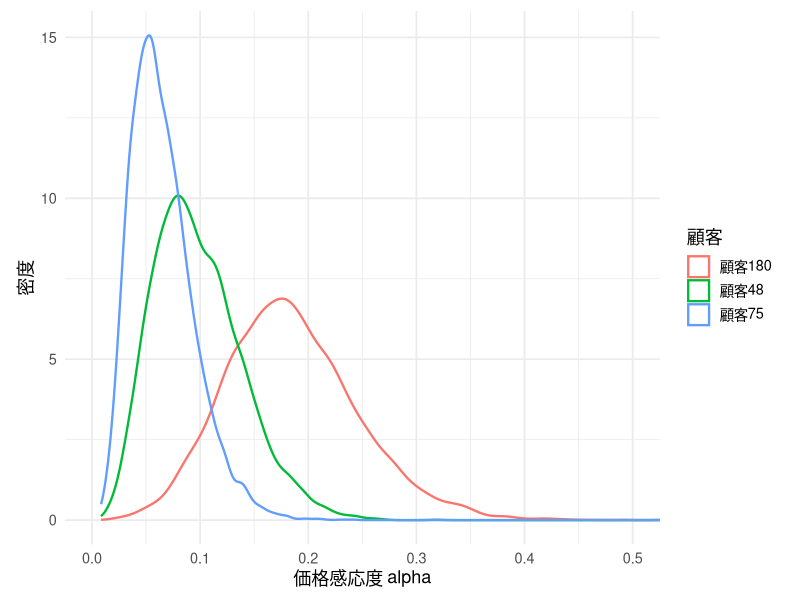
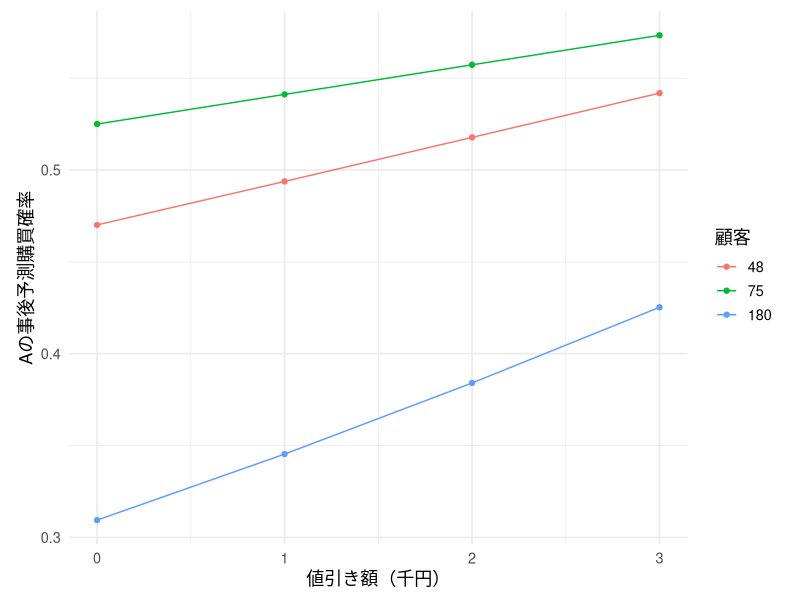
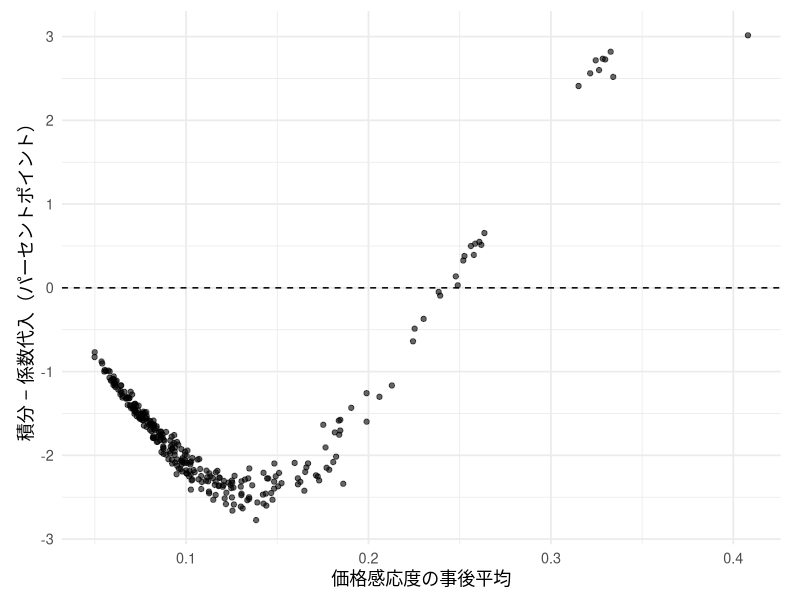
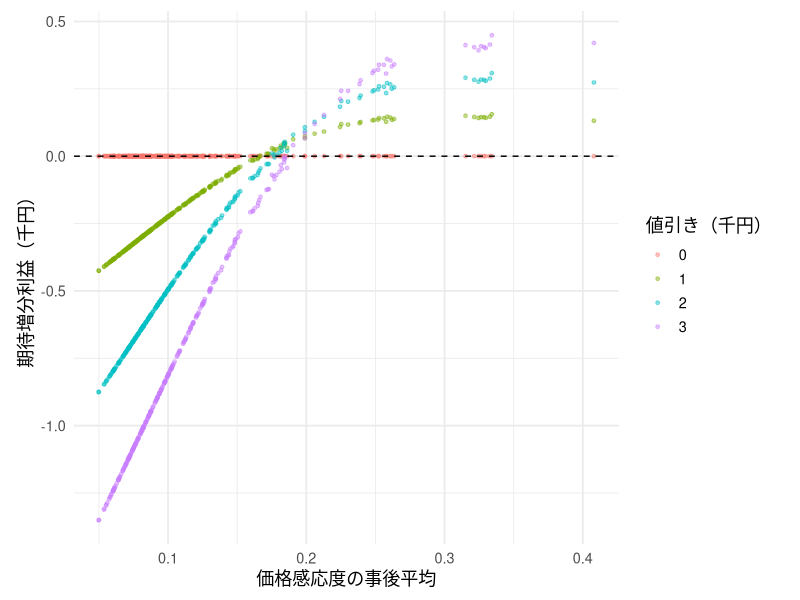
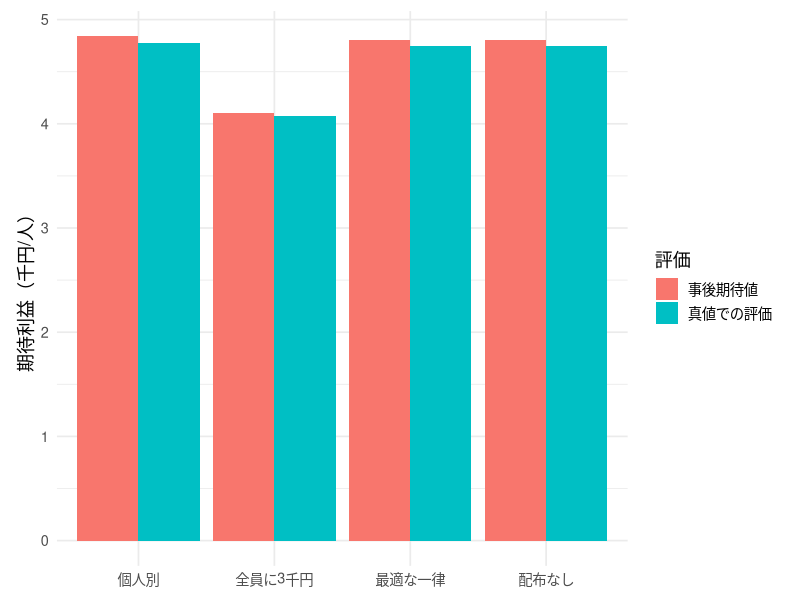
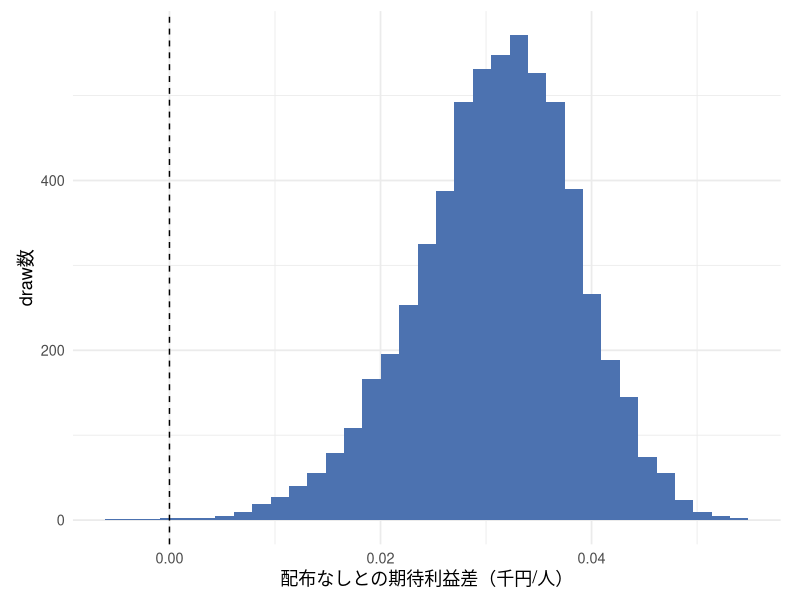
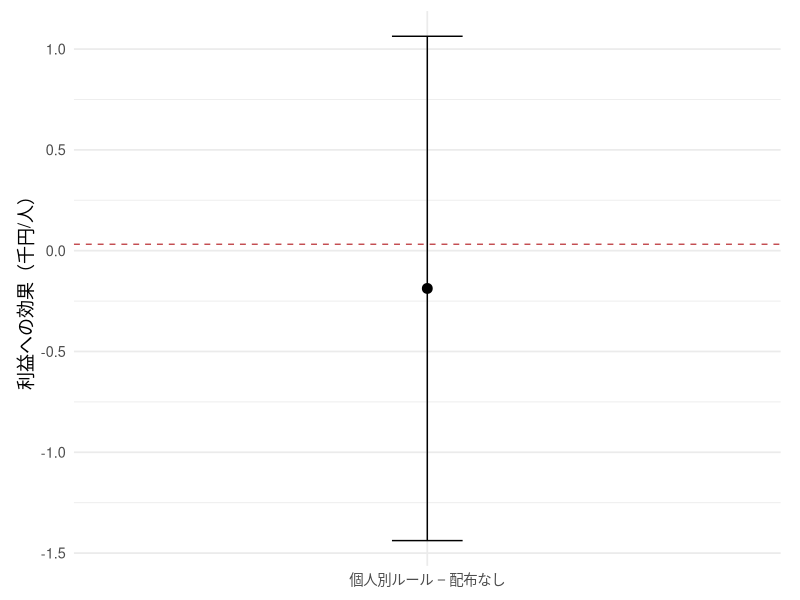

Reproduce these figures in R, in order.
## ---- chunk 1
#| include: false
library(ggplot2)
library(dplyr)
library(tidyr)
library(knitr)

set.seed(202610)

theme_lecture <- function() {
  fam <- if (Sys.info()[["sysname"]] == "Darwin") "Hiragino Sans" else ""
  theme_minimal(base_size = 13, base_family = fam) +
    theme(plot.margin = margin(8, 14, 8, 14))
}
theme_set(theme_lecture())
knitr::opts_chunk$set(fig.align = "center", dpi = 144)
options(scipen = 8)
## ---- chunk 2
# === CBC_DGP ===
choice_prob <- function(quality, price, alpha) {
  v <- quality - price * alpha
  vmax <- pmax(0, v[, 1], v[, 2])
  ev <- exp(v - vmax)
  cbind(outside = exp(-vmax), ev) / (exp(-vmax) + rowSums(ev))
}
simulate_cbc <- function(seed = 202607, N = 300, Ttrain = 8, Thold = 8) {
  set.seed(seed)
  beta_known <- c(battery12 = 0.5, nc = 0.8, major_brand = 0.3)
  mu_true <- log(0.12) - 0.6^2 / 2
  tau_true <- 0.6
  theta_true <- rnorm(N, mu_true, tau_true)
  make_tasks <- function(T) {
    id <- rep(seq_len(N), each = T)
    nr <- length(id)
    price <- matrix(sample(c(8, 12, 16), nr * 2, replace = TRUE), nr, 2)
    battery12 <- matrix(rbinom(nr * 2, 1, 0.5), nr, 2)
    nc <- matrix(rbinom(nr * 2, 1, 0.5), nr, 2)
    major_brand <- matrix(rbinom(nr * 2, 1, 0.5), nr, 2)
    quality <- beta_known[1] * battery12 + beta_known[2] * nc + beta_known[3] * major_brand
    prob <- choice_prob(quality, price, exp(theta_true[id]))
    choice <- vapply(seq_len(nr), function(r) sample(0:2, 1, prob = prob[r, ]), integer(1))
    list(id = id, price = price, battery12 = battery12, nc = nc,
         major_brand = major_brand, quality = quality, choice = choice, T = T)
  }
  list(train = make_tasks(Ttrain), test = make_tasks(Thold), N = N,
       beta_known = beta_known, theta_true = theta_true, mu_true = mu_true, tau_true = tau_true)
}
# === HB_ESTIMATION ===
individual_loglik <- function(theta, tasks, N) {
  v <- tasks$quality - tasks$price * exp(theta[tasks$id])
  vmax <- pmax(0, v[, 1], v[, 2])
  logden <- vmax + log(exp(-vmax) + rowSums(exp(v - vmax)))
  chosen <- numeric(length(tasks$choice))
  inside <- which(tasks$choice > 0)
  chosen[inside] <- v[cbind(inside, tasks$choice[inside])]
  as.vector(rowsum(chosen - logden, tasks$id, reorder = FALSE))
}
fit_hb <- function(dat, seed = 202609, n_iter = 16000, burn = 4000, thin = 4,
                   prior_mu = log(0.2), prior_mu_sd = 1.5,
                   prior_shape = 2, prior_rate = 0.5) {
  keep <- seq(burn + thin, n_iter, by = thin)
  one_chain <- function(chain) {
    set.seed(seed + chain)
    theta <- rep(prior_mu + c(-0.4, 0.4)[chain], dat$N)
    mu <- mean(theta); tau2 <- 0.5
    ll <- individual_loglik(theta, dat$train, dat$N)
    theta_draw <- matrix(NA_real_, length(keep), dat$N)
    mu_draw <- tau_draw <- numeric(length(keep))
    accepted <- numeric(dat$N); saved <- 0
    for (iteration in seq_len(n_iter)) {
      proposal <- theta + rnorm(dat$N, 0, 0.7)
      ll_new <- individual_loglik(proposal, dat$train, dat$N)
      logratio <- ll_new - ll + dnorm(proposal, mu, sqrt(tau2), log = TRUE) -
        dnorm(theta, mu, sqrt(tau2), log = TRUE)
      accept <- log(runif(dat$N)) < logratio
      theta[accept] <- proposal[accept]; ll[accept] <- ll_new[accept]
      if (iteration > burn) accepted <- accepted + accept
      variance_mu <- 1 / (dat$N / tau2 + 1 / prior_mu_sd^2)
      mean_mu <- variance_mu * (sum(theta) / tau2 + prior_mu / prior_mu_sd^2)
      mu <- rnorm(1, mean_mu, sqrt(variance_mu))
      tau2 <- 1 / rgamma(1, shape = prior_shape + dat$N / 2,
        rate = prior_rate + sum((theta - mu)^2) / 2)
      if (iteration %in% keep) {
        saved <- saved + 1
        theta_draw[saved, ] <- theta
        mu_draw[saved] <- mu; tau_draw[saved] <- sqrt(tau2)
      }
    }
    list(theta = theta_draw, mu = mu_draw, tau = tau_draw,
         acceptance = accepted / (n_iter - burn))
  }
  chains <- lapply(1:2, one_chain)
  list(theta = rbind(chains[[1]]$theta, chains[[2]]$theta),
       mu = c(chains[[1]]$mu, chains[[2]]$mu), tau = c(chains[[1]]$tau, chains[[2]]$tau),
       chain = rep(1:2, each = length(keep)), chains = chains,
       settings = c(n_iter = n_iter, burn = burn, thin = thin))
}
# === PREDICTION ===
predict_existing <- function(fit, tasks) {
  answer <- matrix(0, length(tasks$id), 3)
  for (b in seq_len(nrow(fit$theta))) {
    answer <- answer + choice_prob(tasks$quality, tasks$price, exp(fit$theta[b, tasks$id]))
  }
  answer / nrow(fit$theta)
}
predict_new <- function(fit, quality, price, n_integration = 80) {
  # 母集団パラメータの不確実性と新しい個人の異質性の両方を積分。
  nodes <- qnorm((seq_len(n_integration) - 0.5) / n_integration)
  answer <- matrix(0, nrow(price), 3)
  for (b in seq_along(fit$mu)) {
    for (z in nodes) {
      answer <- answer + choice_prob(quality, price, exp(fit$mu[b] + fit$tau[b] * z))
    }
  }
  answer / (length(fit$mu) * n_integration)
}
log_score <- function(prob, choice) -mean(log(pmax(prob[cbind(seq_along(choice), choice + 1)], 1e-12)))
split_rhat <- function(chain1, chain2) {
  n <- floor(length(chain1) / 2)
  z <- cbind(chain1[1:n], tail(chain1, n), chain2[1:n], tail(chain2, n))
  W <- mean(apply(z, 2, var)); B <- n * var(colMeans(z))
  sqrt(((n - 1) * W / n + B / n) / W)
}

## ---- chunk 3
#| label: lec10-hb-fit
dat <- simulate_cbc()
fit <- fit_hb(dat)
parameter_table <- data.frame(
  parameter = c("mu", "tau"), truth = c(dat$mu_true, dat$tau_true),
  posterior_mean = c(mean(fit$mu), mean(fit$tau)),
  lower = c(quantile(fit$mu, .025), quantile(fit$tau, .025)),
  upper = c(quantile(fit$mu, .975), quantile(fit$tau, .975)),
  split_Rhat = c(split_rhat(fit$chains[[1]]$mu,fit$chains[[2]]$mu),
                 split_rhat(fit$chains[[1]]$tau,fit$chains[[2]]$tau)))
kable(parameter_table, digits=3)
cat("holdoutの平均負の対数予測確率:",
    log_score(predict_existing(fit,dat$test),dat$test$choice),"\n")
## ---- chunk 4
#| label: fig-lec10-posteriors
#| fig-cap: "履歴から得た3人の価格感応度の事後分布"
alpha_mean <- colMeans(exp(fit$theta))
selected <- order(alpha_mean)[c(30,150,270)]
post_df <- data.frame(alpha=as.vector(exp(fit$theta[,selected])),
  customer=factor(rep(paste0("顧客",selected),each=nrow(fit$theta))))
ggplot(post_df,aes(alpha,color=customer))+geom_density(linewidth=.8)+
  coord_cartesian(xlim=c(0,.5))+labs(x="価格感応度 alpha",y="密度",color="顧客")
## ---- chunk 5
#| label: lec10-decision-functions
make_offer_tasks <- function(N, coupon) {
  list(id=seq_len(N), quality=matrix(rep(c(1.6,.8),each=N),N,2),
       price=matrix(rep(c(12-coupon,12),each=N),N,2))
}
coupons <- 0:3
cost <- 1
# draw × 顧客 × 施策。同じdrawで各施策を比較する。
q_draw <- array(NA_real_,c(nrow(fit$theta),dat$N,length(coupons)))
for (k in seq_along(coupons)) {
  tasks <- make_offer_tasks(dat$N,coupons[k])
  for (b in seq_len(nrow(fit$theta)))
    q_draw[b,,k] <- choice_prob(tasks$quality,tasks$price,exp(fit$theta[b,]))[,2]
}
q_mean <- apply(q_draw,c(2,3),mean)
profit_mean <- sweep(q_mean,2,12-coupons-cost,"*")
gain_mean <- profit_mean-profit_mean[,1]
best_index <- max.col(profit_mean,ties.method="first")
uniform_index <- which.max(colMeans(profit_mean))
chosen_coupon <- coupons[best_index]
kable(data.frame(coupon=coupons, purchase_probability=colMeans(q_mean),
                 profit=colMeans(profit_mean)),digits=4,
      caption="全員に同じクーポンを配った場合。金額は千円/人。")
## ---- chunk 6
#| label: fig-lec10-demand-curves
#| fig-cap: "同じ価格変更でも、予測される反応は顧客によって異なる"
curve_df <- expand.grid(coupon=coupons,customer=selected)
curve_df$prob <- mapply(function(c,i) q_mean[i,match(c,coupons)],
                       curve_df$coupon,curve_df$customer)
ggplot(curve_df,aes(coupon,prob,color=factor(customer)))+
  geom_line()+geom_point()+labs(x="値引き額（千円）",y="Aの事後予測購買確率",color="顧客")
## ---- chunk 7
#| label: fig-lec10-integrate
#| fig-cap: "事後平均の係数を代入した予測と、事後分布で積分した予測の差"
tasks0 <- make_offer_tasks(dat$N,0)
plugin_q <- choice_prob(tasks0$quality,tasks0$price,exp(colMeans(fit$theta)))[,2]
ggplot(data.frame(alpha=alpha_mean,difference=100*(q_mean[,1]-plugin_q)),
       aes(alpha,difference))+geom_point(alpha=.6)+geom_hline(yintercept=0,linetype=2)+
  labs(x="価格感応度の事後平均",y="積分 − 係数代入（パーセントポイント）")
## ---- chunk 8
#| label: fig-lec10-gains
#| fig-cap: "個人別の期待増分利益。値引きゼロの利益差は0。"
gain_df <- data.frame(id=rep(seq_len(dat$N),times=length(coupons)),
  alpha=rep(alpha_mean,times=length(coupons)),
  coupon=factor(rep(coupons,each=dat$N)),gain=as.vector(gain_mean))
ggplot(gain_df,aes(alpha,gain,color=coupon))+geom_point(alpha=.45,size=1)+
  geom_hline(yintercept=0,linetype=2)+
  labs(x="価格感応度の事後平均",y="期待増分利益（千円）",color="値引き（千円）")
## ---- chunk 9
#| label: lec10-policy-table
policy_index <- list("配布なし"=rep(1,dat$N),
  "全員に3千円"=rep(4,dat$N),
  "最適な一律"=rep(uniform_index,dat$N),"個人別"=best_index)
# 真値を使うのは検算だけ。施策の選択には使わない。
truth_q <- sapply(coupons,function(c) {
  z <- make_offer_tasks(dat$N,c)
  choice_prob(z$quality,z$price,exp(dat$theta_true))[,2]
})
truth_profit <- sweep(truth_q,2,12-coupons-cost,"*")
policy_table <- data.frame(policy=names(policy_index),
  posterior=sapply(policy_index,function(k) mean(profit_mean[cbind(seq_len(dat$N),k)])),
  truth=sapply(policy_index,function(k) mean(truth_profit[cbind(seq_len(dat$N),k)])))
kable(policy_table,digits=4,row.names=FALSE,caption="1人当たり期待利益（千円）")
## ---- chunk 10
#| label: fig-lec10-policy
#| fig-cap: "一律の施策と、個人別に選んだ施策の比較"
policy_table %>% pivot_longer(c(posterior,truth),names_to="evaluation",values_to="profit") %>%
  ggplot(aes(policy,profit,fill=evaluation))+geom_col(position="dodge")+
  scale_fill_discrete(labels=c(posterior="事後期待値",truth="真値での評価"))+
  labs(x=NULL,y="期待利益（千円/人）",fill="評価")
## ---- chunk 11
#| label: lec10-coupon-counts
kable(data.frame(coupon=coupons,customers=tabulate(best_index,nbins=4)),
      caption="個人別ルールが選んだクーポン")
## ---- chunk 12
#| label: fig-lec10-profit-uncertainty
#| fig-cap: "固定した個人別ルールと配布なしの、期待利益差の事後分布"
gain_draw <- numeric(nrow(fit$theta))
for (b in seq_len(nrow(fit$theta))) {
  qb <- q_draw[b,,]
  selected_q <- qb[cbind(seq_len(dat$N),best_index)]
  gain_draw[b] <- mean((12-chosen_coupon-cost)*selected_q-(12-cost)*qb[,1])
}
ggplot(data.frame(gain=gain_draw),aes(gain))+geom_histogram(bins=35,fill="#4C72B0")+
  geom_vline(xintercept=0,linetype=2)+labs(x="配布なしとの期待利益差（千円/人）",y="draw数")
## ---- chunk 13
#| label: lec10-gain-summary
kable(data.frame(mean=mean(gain_draw),lower=quantile(gain_draw,.025),
 upper=quantile(gain_draw,.975),prob_positive=mean(gain_draw>0)),digits=4,row.names=FALSE)
## ---- chunk 14
#| label: lec10-rct-results
set.seed(202610)
D <- rbinom(dat$N,1,.5)
assigned_index <- ifelse(D==1,best_index,1)
assigned_coupon <- coupons[assigned_index]
prob_buy <- truth_q[cbind(seq_len(dat$N),assigned_index)]
bought_A <- rbinom(dat$N,1,prob_buy)
observed_profit <- (12-assigned_coupon-cost)*bought_A
ate_profit <- mean(observed_profit[D==1])-mean(observed_profit[D==0])
se_profit <- sqrt(var(observed_profit[D==1])/sum(D==1)+
                  var(observed_profit[D==0])/sum(D==0))
true_policy_effect <- mean(truth_profit[cbind(seq_len(dat$N),best_index)]-truth_profit[,1])
rct_table <- data.frame(estimate=ate_profit,lower=ate_profit-1.96*se_profit,
                       upper=ate_profit+1.96*se_profit,truth=true_policy_effect)
kable(rct_table,digits=4)
## ---- chunk 15
#| label: fig-lec10-rct
#| fig-cap: "新しい購買機会でのランダム化実験。95%区間とモデル上の真の平均効果。"
ggplot(rct_table,aes(x="個人別ルール − 配布なし",y=estimate))+
  geom_point(size=3)+geom_errorbar(aes(ymin=lower,ymax=upper),width=.12)+
  geom_hline(yintercept=true_policy_effect,color="#C44E52",linetype=2)+
  labs(x=NULL,y="利益への効果（千円/人）")
